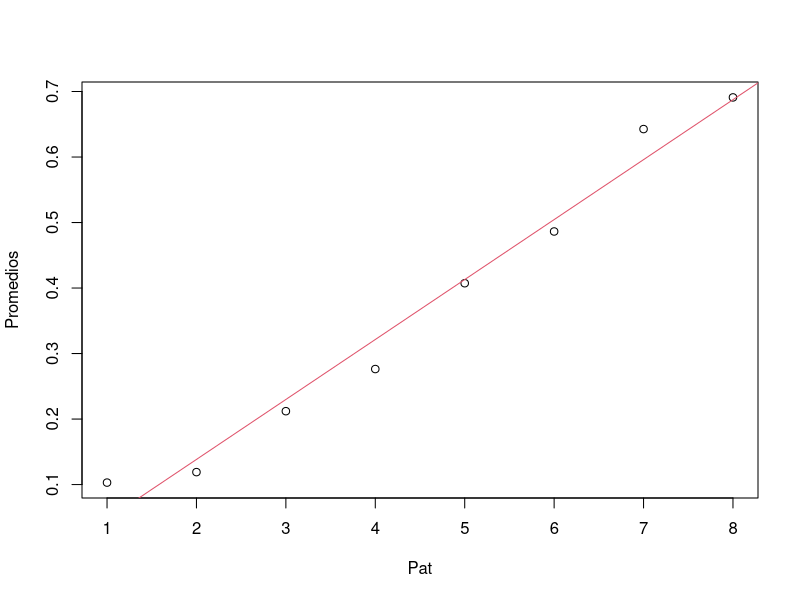

The R source for this figure:
setwd("")
datos<-read.csv("140810.csv")
View(datos)
Patron<-datos[datos$Patron==1:9,]
Patron[,-1]
Patrones<-Patron[,-1]
Patrones

str(Patrones)

matriz<-as.matrix(Patrones)
Promedios<-apply(matriz,1,mean, na.rm=T)
Promedios
Pat<-1:8
plot(Promedios~Pat)
regresion<-lm(Promedios~Pat)
regresion
abline(regresion, col=2)
summary(regresion)
